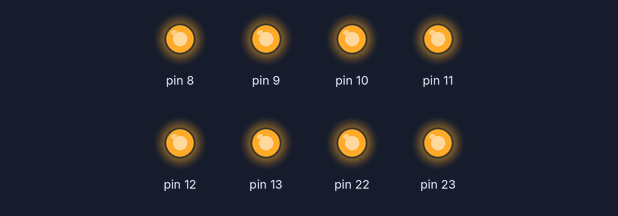
Bench run of a sketch on a simulated Arduino Uno, built with avr-gcc and run on an emulated ATmega328P. Shown: output pins drawn as LEDs (lit = HIGH).

Above: at 0.5 s.
At 2.15 s:
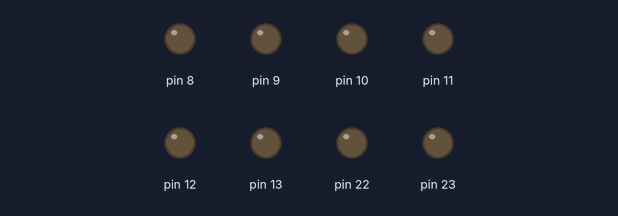
Timing chart, 0 to 3.0 s (numbered marks = the images above):
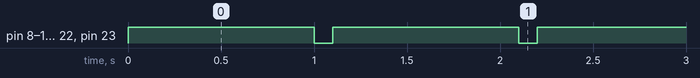

The sketch:

blink.ino
```cpp
#include<avr/io.h>
#include<util/delay.h>

int main(void)
{
    DDRB |= 0xff;

    while (1)
    {
        PORTB |= 0xff;
        _delay_ms(1000);
        PORTB = 0;
        _delay_ms(100);
    }
return 0;
}
```

Measured:
- by itself, pin 8–13, pin 22, pin 23: alternates HIGH for 1.0 s and LOW for 0.10 s
